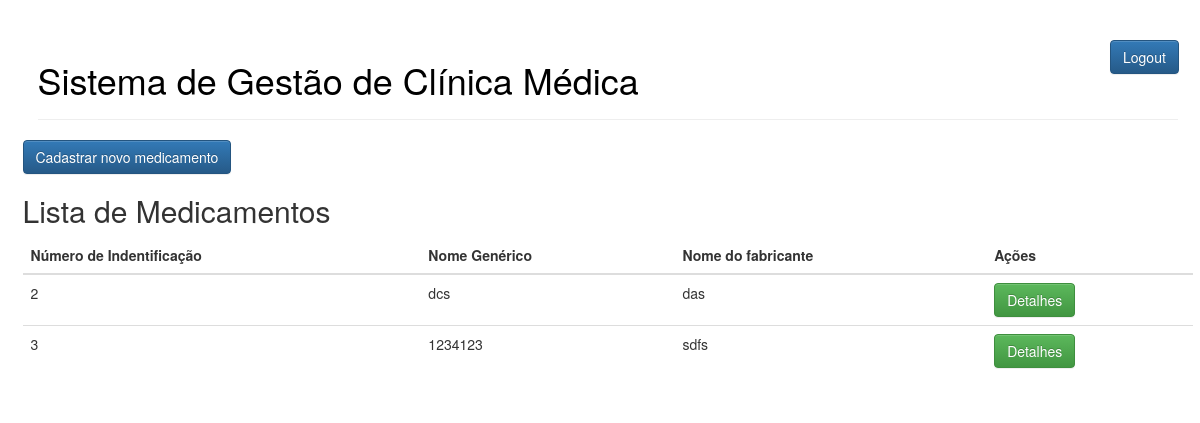
The app's page /medicamento (signed in) with its own data.
### tcc/models.py (models this page shows)
class Medicamento(models.Model):
	id_medicamento = models.AutoField(primary_key=True)
	nomegen_medicamento = models.CharField(max_length=200)
	nomefab_medicamento = models.CharField(max_length=200)
	fabricante = models.CharField(max_length=200)

### tcc/views.py (the view)
# urls.py: path('medicamento', views.get_all_medicamento, name='get_all_medicamento'),
def get_all_medicamento(request):
	medicamento = Medicamento.objects.all()
	return render(request, "tcc/medicamento-all.html", {'medicamento': medicamento})

### tcc/templates/tcc/medicamento-all.html (shortened to what this page needs)
{% extends 'tcc/base.html' %}
{% block content %}
	<a class="btn btn-primary" href="{% url 'create_medicamento' %}" role="button">Cadastrar novo medicamento</a>
	<h2>Lista de Medicamentos</h2>
	<table class="table">
	    <thead>
	      <tr >
	        <th>Número de Indentificação</th>
	        <th>Nome Genérico</th>
	        <th>Nome do fabricante</th>
	        <th>Ações</th>
	      </tr>
	    </thead>
	    <tbody>
	    	{% for m in medicamento %}
	      	<tr>
		        <td><p>{{ m.id_medicamento }}</p></td>
		        <td><p>{{ m.nomegen_medicamento }}</p></td>
		        <td><p>{{ m.fabricante }}</p></td>
		        <td>
		        	<a class="btn btn-success" href="{% url 'get_medicamento_byid' medicamento_id=m.id_medicamento %}" role="button">Detalhes</a>
		        </td>
	      	</tr>
	      	{% endfor %}
	    </tbody>
	</table>
{% endblock %}

### tcc/static/css/projeto.css (style rules this page uses)
body { padding-left: 15px; }

### records on screen
Medicamento: id_medicamento "2", nomegen_medicamento "dcs", fabricante "das"
Medicamento: id_medicamento "3", nomegen_medicamento "1234123", fabricante "sdfs"
